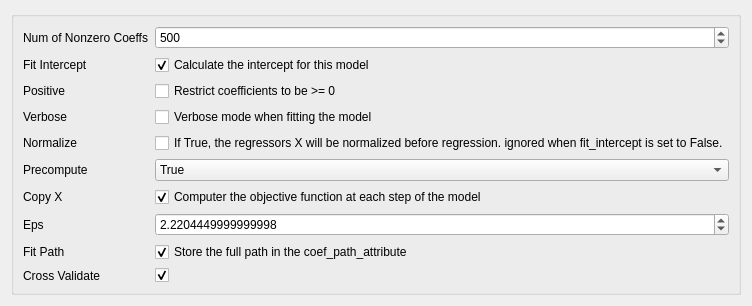
<?xml version="1.0" encoding="UTF-8"?>
<ui version="4.0">
 <class>Form</class>
 <widget class="QWidget" name="Form">
  <property name="geometry">
   <rect>
    <x>0</x>
    <y>0</y>
    <width>677</width>
    <height>300</height>
   </rect>
  </property>
  <property name="windowTitle">
   <string>Form</string>
  </property>
  <layout class="QVBoxLayout" name="verticalLayout">
   <item>
    <widget class="QGroupBox" name="formGroupBox">
     <layout class="QFormLayout" name="formLayout">
      <property name="fieldGrowthPolicy">
       <enum>QFormLayout::AllNonFixedFieldsGrow</enum>
      </property>
      <item row="0" column="0">
       <widget class="QLabel" name="numOfNonzeroCoeffsLabel">
        <property name="text">
         <string>Num of Nonzero Coeffs</string>
        </property>
       </widget>
      </item>
      <item row="0" column="1">
       <widget class="QSpinBox" name="numOfNonzeroCoeffsSpinBox">
        <property name="maximum">
         <number>999999</number>
        </property>
        <property name="value">
         <number>500</number>
        </property>
       </widget>
      </item>
      <item row="1" column="0">
       <widget class="QLabel" name="fitInterceptLabel">
        <property name="text">
         <string>Fit Intercept</string>
        </property>
       </widget>
      </item>
      <item row="1" column="1">
       <widget class="QCheckBox" name="fitInterceptCheckBox">
        <property name="text">
         <string>Calculate the intercept for this model</string>
        </property>
        <property name="checked">
         <bool>true</bool>
        </property>
       </widget>
      </item>
      <item row="2" column="0">
       <widget class="QLabel" name="positiveLabel">
        <property name="text">
         <string>Positive</string>
        </property>
       </widget>
      </item>
      <item row="2" column="1">
       <widget class="QCheckBox" name="positiveCheckBox">
        <property name="text">
         <string>Restrict coefficients to be &gt;= 0</string>
        </property>
       </widget>
      </item>
      <item row="3" column="0">
       <widget class="QLabel" name="verboseLabel">
        <property name="text">
         <string>Verbose</string>
        </property>
       </widget>
      </item>
      <item row="3" column="1">
       <widget class="QCheckBox" name="verboseCheckBox">
        <property name="text">
         <string>Verbose mode when fitting the model</string>
        </property>
       </widget>
      </item>
      <item row="5" column="0">
       <widget class="QLabel" name="precomputeLabel">
        <property name="text">
         <string>Precompute</string>
        </property>
       </widget>
      </item>
      <item row="6" column="0">
       <widget class="QLabel" name="copyXLabel">
        <property name="text">
         <string>Copy X</string>
        </property>
       </widget>
      </item>
      <item row="6" column="1">
       <widget class="QCheckBox" name="copyXCheckBox">
        <property name="text">
         <string>Computer the objective function at each step of the model</string>
        </property>
        <property name="checked">
         <bool>true</bool>
        </property>
       </widget>
      </item>
      <item row="7" column="0">
       <widget class="QLabel" name="epsLabel">
        <property name="text">
         <string>Eps</string>
        </property>
       </widget>
      </item>
      <item row="7" column="1">
       <widget class="QDoubleSpinBox" name="epsDoubleSpinBox">
        <property name="decimals">
         <number>16</number>
        </property>
        <property name="value">
         <double>2.220445000000000</double>
        </property>
       </widget>
      </item>
      <item row="8" column="0">
       <widget class="QLabel" name="fitPathLabel">
        <property name="text">
         <string>Fit Path</string>
        </property>
       </widget>
      </item>
      <item row="8" column="1">
       <widget class="QCheckBox" name="fitPathCheckBox">
        <property name="text">
         <string>Store the full path in the coef_path_attribute</string>
        </property>
        <property name="checked">
         <bool>true</bool>
        </property>
       </widget>
      </item>
      <item row="4" column="0">
       <widget class="QLabel" name="normalizeLabel">
        <property name="text">
         <string>Normalize</string>
        </property>
       </widget>
      </item>
      <item row="4" column="1">
       <widget class="QCheckBox" name="normalizeCheckBox">
        <property name="text">
         <string>If True, the regressors X will be normalized before regression. ignored when fit_intercept is set to False.</string>
        </property>
       </widget>
      </item>
      <item row="9" column="0">
       <widget class="QLabel" name="crossValidatePathLabel">
        <property name="text">
         <string>Cross Validate</string>
        </property>
       </widget>
      </item>
      <item row="9" column="1">
       <widget class="QCheckBox" name="crossValidateCheckBox">
        <property name="text">
         <string/>
        </property>
        <property name="checked">
         <bool>true</bool>
        </property>
       </widget>
      </item>
      <item row="5" column="1">
       <widget class="QComboBox" name="comboBox">
        <item>
         <property name="text">
          <string>True</string>
         </property>
        </item>
        <item>
         <property name="text">
          <string>False</string>
         </property>
        </item>
        <item>
         <property name="text">
          <string>auto</string>
         </property>
        </item>
       </widget>
      </item>
     </layout>
    </widget>
   </item>
  </layout>
 </widget>
 <resources/>
 <connections/>
</ui>
